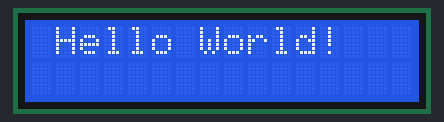
This sketch was run on a simulated Arduino Uno, built with avr-gcc and run on an emulated ATmega328P. Parts: 16×2 character LCD.

Above: at 0.1 s.
At 3.2 s:
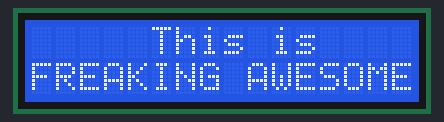

The sketch:

i2c_lcd.ino
```cpp
#include <Wire.h>
#include <LiquidCrystal_I2C.h>

LiquidCrystal_I2C lcd(0x27, 16, 2); // set the LCD address to 0x27 for a 16 chars and 2 line display

void setup()
{
  lcd.init();         // initialize the lcd
  lcd.backlight();    // Turn on the LCD screen backlight
}

void loop()
{
  lcd.setCursor(1, 0);
  lcd.print("Hello World!");
  delay(3000);
  lcd.clear();

  lcd.setCursor(5, 0);
  lcd.print("This is");
  lcd.setCursor(0, 1);
  lcd.print("FREAKING AWESOME");
  delay(2000);
  lcd.clear();
}
```

Measured:
- what the display in image 1 shows lasts 2.0 s, from 3.1 s to 5.1 s
